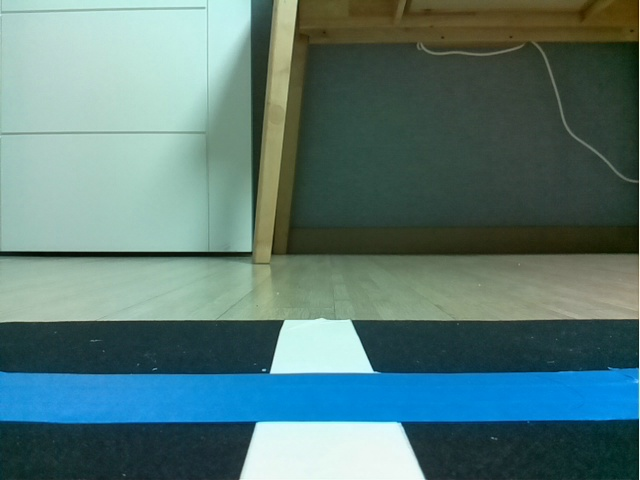
#> input picture agv_code/blue_path.jpg, 640 x 480 px
$ python -i 2_center_LR_drive.py   (imports and definitions only)
#> lines starting #> are read from the running program, lines starting #| are printed output that depends on the picture; after the words box and inside, x2 and y2 are one past the last pixel; in counts of white or black regions, pixels touching at a corner belong together
#> further down, picture is the input picture: shape (480, 640, 3); mean B, G, R 117.9, 120.6, 87.9
import cv2
import numpy as np
import time
from pymycobot.myagv import MyAgv

# [1 line not run here, left out]

# [1 line that did not run here, left out]

def process_frame(frame):
    height, width, _ = frame.shape
#> height = 480; width = 640
    roi_height = int(height / 3)
#> roi_height = 160
    roi_top = height - roi_height
#> roi_top = 320
    roi = frame[roi_top:, :]
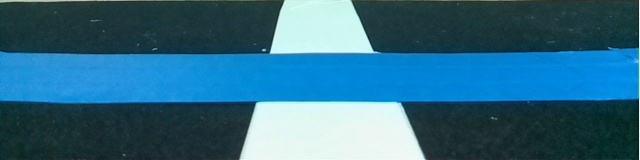
#> roi: shape (160, 640, 3); mean B, G, R 131, 105.7, 48.6

    # 그레이스케일 이미지에서 중앙 선 그리기
    cv2.line(roi, (width // 2, 0), (width // 2, roi_height), (0, 255, 0), 2)
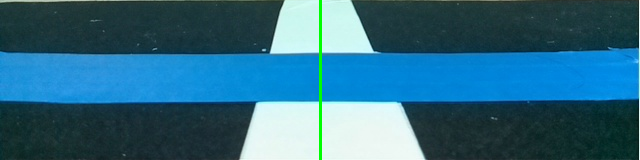
#> roi: shape (160, 640, 3); 0.47% of pixels changed, all inside (x1, y1, x2, y2) = (319, 0, 322, 160)

    # 색상 변화 및 이진화
    hsv = cv2.cvtColor(roi, cv2.COLOR_BGR2HSV)
#> hsv: shape (160, 640, 3); mean H, S, V 94.4, 158.4, 132

    lower_white = np.array([0, 0, 200], dtype=np.uint8)
    upper_white = np.array([255, 30, 255], dtype=np.uint8)
    white_mask = cv2.inRange(hsv, lower_white, upper_white)
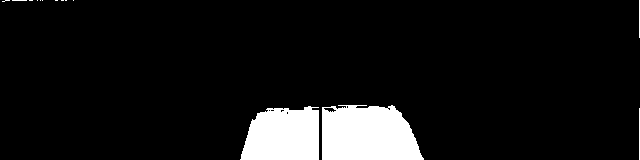
#> white_mask: shape (160, 640); 8.3% white; 14 white regions (10 under 20 px), largest, box (x1, y1, x2, y2) and area: (322, 105, 424, 160) 4771, (240, 106, 319, 160) 3596, (639, 108, 640, 160) 52, (639, 0, 640, 38) 38

    gray = cv2.cvtColor(roi, cv2.COLOR_BGR2GRAY)
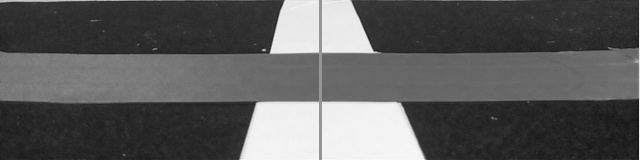
#> gray: shape (160, 640); min 18, max 247, mean 91.3
    _, binary_image = cv2.threshold(gray, 128, 255, cv2.THRESH_BINARY)
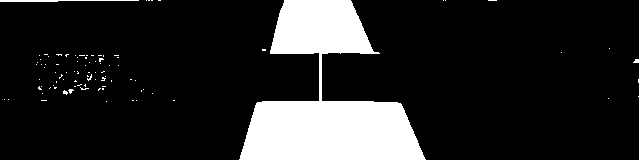
#> binary_image: shape (160, 640); 14.8% white; 89 white regions (86 under 20 px)

    contours, _ = cv2.findContours(binary_image, cv2.RETR_EXTERNAL, cv2.CHAIN_APPROX_SIMPLE)
#> contours = 89 contours, 86 with area under 20; largest, box (x1, y1, x2, y2) and area: (239, 0, 426, 160) 14095, (0, 0, 139, 2) 58, (633, 0, 640, 160) 20

    # 윤곽선 검출 및 처리
    if len(contours) >= 1:
        max_contour = max(contours, key=cv2.contourArea)
#> max_contour = contour of 185 points, box (x1, y1, x2, y2) (239, 0, 426, 160), area 14095
        cv2.drawContours(roi, [max_contour], -1, (0, 255, 0), 2)
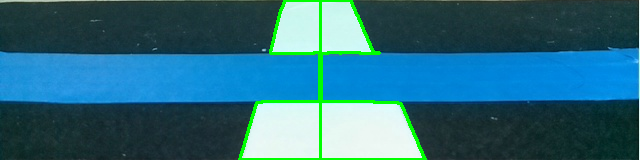
#> roi: shape (160, 640, 3); 2.1% of pixels changed, all inside (x1, y1, x2, y2) = (238, 0, 427, 160)

        # 물체의 중심 계산 및 결과 출력
        M = cv2.moments(max_contour)
#> M = moments, m00 14095, centre m10/m00, m01/m00 = (326.4, 98)
        if M["m00"] != 0:
            cx = int(M["m10"] / M["m00"])
#> cx = 326

            center_line = width // 2
#> center_line = 320
            if cx < center_line - 50:
                return "LEFT"
            elif cx > center_line + 50:
                return "RIGHT"

    return None


# [24 lines not run here, left out]

>>> import cv2
>>> picture = cv2.imread('../blue_path.jpg')
>>> result = process_frame(picture)
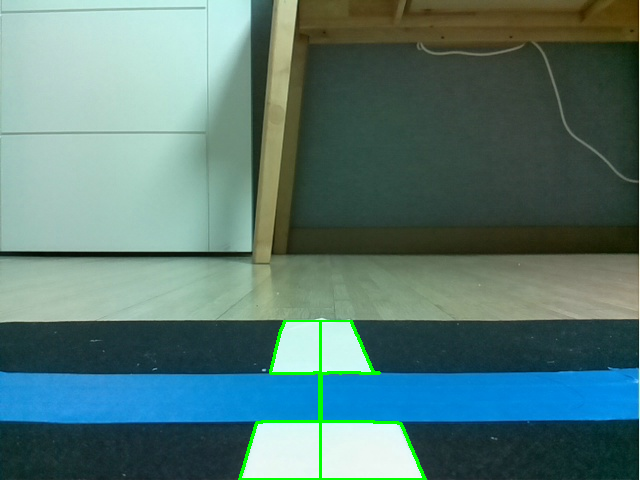
#> picture: shape (480, 640, 3); 0.85% of pixels changed, all inside (x1, y1, x2, y2) = (238, 320, 427, 480)

$ run again, on agv_code/red_blue_Yellow.jpg
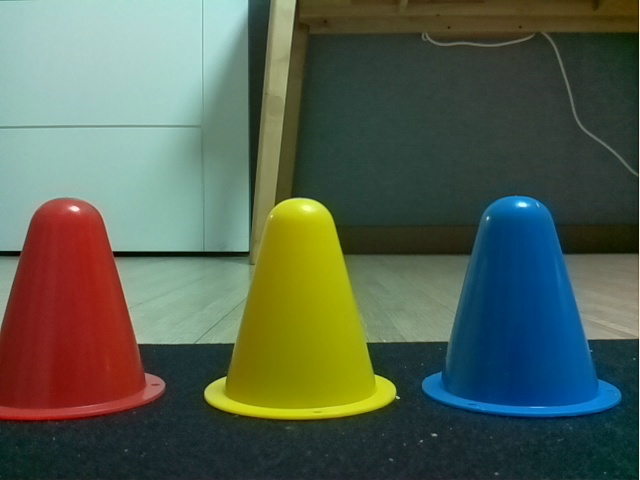
#> input picture agv_code/red_blue_Yellow.jpg, 640 x 480 px
#> picture is the input picture: shape (480, 640, 3); mean B, G, R 80.6, 96.8, 84.4
#> hsv: shape (160, 640, 3); mean H, S, V 68.9, 163.9, 93.4
#> white_mask: shape (160, 640); 0.13% white in thin lines or dots, all inside (x1, y1, x2, y2) = (639, 2, 640, 160)
#> binary_image: shape (160, 640); 13.2% white; 15 white regions (11 under 20 px)
#> contours = 15 contours, 11 with area under 20; largest, box (x1, y1, x2, y2) and area: (204, 0, 454, 160) 9300, (131, 0, 242, 26) 2352, (581, 0, 640, 160) 986, (145, 54, 165, 79) 114
#> max_contour = contour of 254 points, box (x1, y1, x2, y2) (204, 0, 454, 160), area 9300
#> in process_frame, `cv2.drawContours(roi, [max_contour], -1, (0, 255, 0), 2)`:
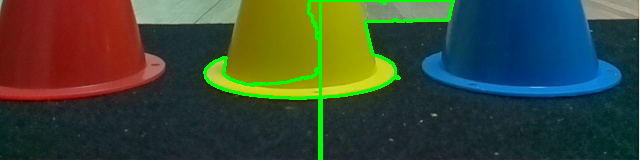
#> roi: shape (160, 640, 3); mean B, G, R 53.3, 71.9, 58.6
#> M = moments, m00 9300, centre m10/m00, m01/m00 = (340.9, 50.13)
#> cx = 340
#> `result = process_frame(picture)`:
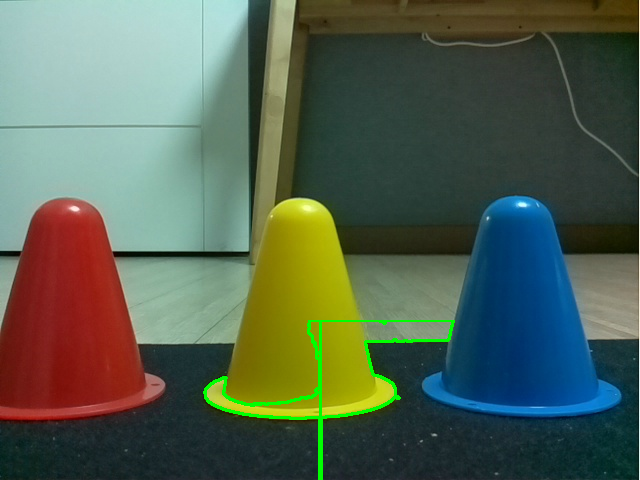
#> picture: shape (480, 640, 3); 0.93% of pixels changed, all inside (x1, y1, x2, y2) = (203, 320, 455, 480)

$ run again, on agv_code/red_path.jpg
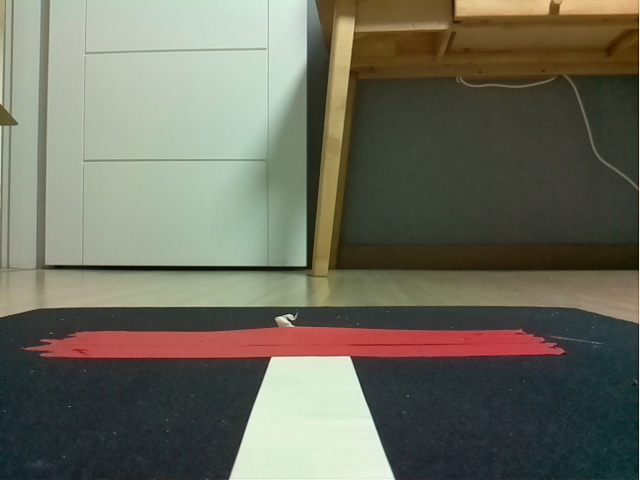
#> input picture agv_code/red_path.jpg, 640 x 480 px
#> picture is the input picture: shape (480, 640, 3); mean B, G, R 93.7, 108.2, 108.2
#> hsv: shape (160, 640, 3); mean H, S, V 81.3, 75.9, 97
#> white_mask: shape (160, 640); 14.3% white; 4 white regions (1 under 20 px), largest, box (x1, y1, x2, y2) and area: (230, 37, 319, 160) 8371, (322, 37, 395, 160) 6128, (639, 3, 640, 160) 157
#> binary_image: shape (160, 640); 15.2% white; 6 white regions (3 under 20 px)
#> contours = 6 contours, 4 with area under 20; largest, box (x1, y1, x2, y2) and area: (229, 0, 395, 160) 15038, (276, 0, 307, 8) 65
#> max_contour = contour of 184 points, box (x1, y1, x2, y2) (229, 0, 395, 160), area 15038
#> in process_frame, `cv2.drawContours(roi, [max_contour], -1, (0, 255, 0), 2)`:
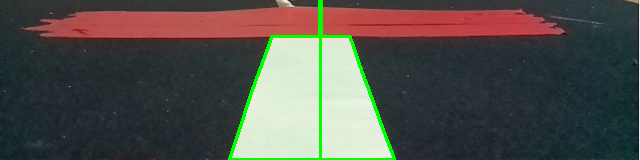
#> roi: shape (160, 640, 3); mean B, G, R 75.1, 81.2, 81.7
#> M = moments, m00 15038, centre m10/m00, m01/m00 = (310.7, 104.4)
#> cx = 310
#> `result = process_frame(picture)`:
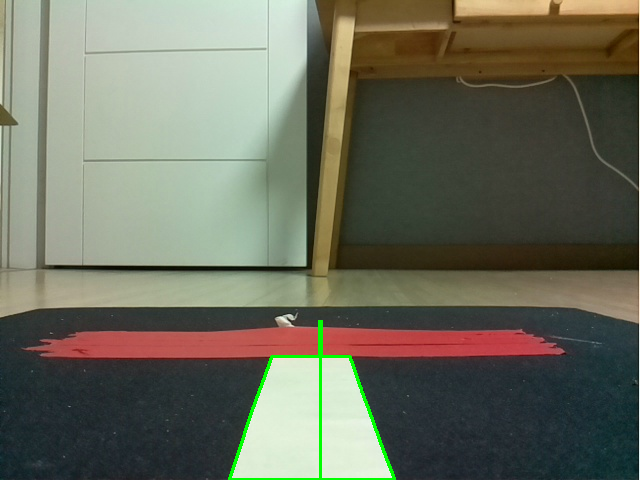
#> picture: shape (480, 640, 3); 0.65% of pixels changed, all inside (x1, y1, x2, y2) = (228, 320, 396, 480)
